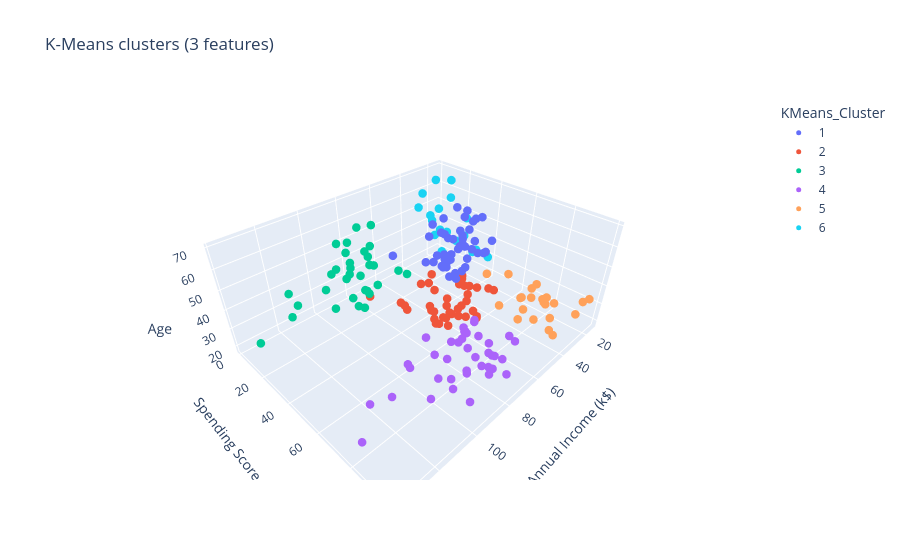

Notebook cell for this chart:
### Markdown cell above
## Visualising the clusters for Age, Annual Income and Spending Score (KMeans Model)

### Code cell
fig = px.scatter_3d(results, x=INCOME, y=SCORE, z=AGE, color="KMeans_Cluster", hover_data=["Gender"],
                    title="K-Means clusters (3 features)", **order)
fig.update_traces(marker_size=5)
fig.show()

### Figure 1 — Plotly figure (JSON) as saved in the notebook; plotly's stock layout.template omitted (floating-point values rounded to 4 significant figures)
{"data": [{"customdata": [["Female"], ["Female"], ["Female"], ["Male"], ["Female"], ["Male"], ["Female"], ["Male"], ["Male"], ["Male"], ["Female"], ["Female"], ["Male"], ["Female"], ["Female"], ["Male"], ["Female"], ["Female"], ["Female"], ["Male"], ["Female"], ["Female"], ["Male"], ["Male"], ["Female"], ["Male"], ["Female"], ["Female"], ["Female"], ["Male"], ["Female"], ["Male"], ["Female"], ["Male"], ["Male"], ["Female"], ["Male"], ["Male"], ["Male"], ["Male"], ["Female"], ["Female"], ["Female"], ["Female"], ["Female"]], "hovertemplate": "KMeans_Cluster=1<br>Annual Income (k$)=%{x}<br>Spending Score (1-100)=%{y}<br>Age=%{z}<br>Gender=%{customdata[0]}<extra></extra>", "legendgroup": "1", "marker": {"color": "#636efa", "size": 5, "symbol": "circle"}, "mode": "markers", "name": "1", "scene": "scene", "showlegend": true, "type": "scatter3d", "x": [38, 40, 42, 43, 43, 43, 44, 44, 46, 46, 47, 47, 48, 48, 48, 49, 49, 50, 50, 54, 54, 54, 54, 54, 54, 54, 57, 58, 59, 60, 60, 61, 62, 62, 62, 63, 63, 63, 63, 63, 65, 65, 67, 67, 79], "y": [35, 55, 52, 60, 45, 41, 50, 46, 46, 56, 52, 59, 51, 50, 48, 55, 42, 49, 56, 47, 53, 42, 51, 41, 44, 46, 58, 46, 55, 49, 47, 42, 48, 59, 56, 50, 46, 43, 48, 52, 43, 59, 43, 57, 35], "z": [65, 50, 49, 59, 50, 47, 51, 69, 53, 70, 67, 54, 63, 43, 68, 70, 47, 60, 60, 59, 45, 49, 57, 67, 46, 48, 55, 50, 68, 48, 47, 48, 49, 67, 49, 66, 54, 68, 66, 65, 63, 49, 51, 50, 56]}, {"customdata": [["Female"], ["Female"], ["Female"], ["Female"], ["Male"], ["Female"], ["Female"], ["Male"], ["Male"], ["Male"], ["Female"], ["Male"], ["Male"], ["Female"], ["Male"], ["Female"], ["Female"], ["Female"], ["Male"], ["Female"], ["Female"], ["Male"], ["Female"], ["Male"], ["Female"], ["Male"], ["Female"], ["Female"], ["Female"], ["Male"], ["Female"], ["Female"], ["Male"], ["Female"], ["Female"], ["Female"], ["Female"], ["Male"], ["Female"]], "hovertemplate": "KMeans_Cluster=2<br>Annual Income (k$)=%{x}<br>Spending Score (1-100)=%{y}<br>Age=%{z}<br>Gender=%{customdata[0]}<extra></extra>", "legendgroup": "2", "marker": {"color": "#EF553B", "size": 5, "symbol": "circle"}, "mode": "markers", "name": "2", "scene": "scene", "showlegend": true, "type": "scatter3d", "x": [39, 40, 40, 40, 42, 43, 46, 46, 48, 48, 48, 54, 54, 54, 54, 54, 57, 58, 59, 60, 60, 60, 60, 61, 62, 62, 62, 63, 64, 64, 65, 65, 67, 67, 69, 70, 72, 74, 76], "y": [61, 47, 42, 42, 60, 54, 51, 55, 59, 59, 47, 54, 48, 52, 55, 57, 55, 60, 41, 40, 42, 52, 50, 49, 41, 55, 42, 54, 42, 46, 48, 50, 56, 40, 58, 29, 34, 10, 40], "z": [31, 27, 29, 31, 33, 31, 27, 19, 18, 19, 32, 26, 40, 23, 38, 21, 22, 34, 18, 40, 32, 24, 27, 20, 23, 26, 21, 19, 38, 19, 18, 19, 27, 38, 40, 23, 25, 19, 28]}, {"customdata": [["Male"], ["Male"], ["Male"], ["Male"], ["Female"], ["Female"], ["Male"], ["Male"], ["Female"], ["Male"], ["Female"], ["Female"], ["Male"], ["Male"], ["Male"], ["Male"], ["Male"], ["Female"], ["Male"], ["Male"], ["Female"], ["Male"], ["Male"], ["Female"], ["Male"], ["Female"], ["Female"], ["Female"], ["Female"], ["Male"], ["Female"], ["Female"], ["Male"]], "hovertemplate": "KMeans_Cluster=3<br>Annual Income (k$)=%{x}<br>Spending Score (1-100)=%{y}<br>Age=%{z}<br>Gender=%{customdata[0]}<extra></extra>", "legendgroup": "3", "marker": {"color": "#00cc96", "size": 5, "symbol": "circle"}, "mode": "markers", "name": "3", "scene": "scene", "showlegend": true, "type": "scatter3d", "x": [71, 71, 71, 73, 73, 75, 77, 77, 78, 78, 78, 78, 78, 78, 81, 85, 86, 87, 87, 87, 88, 88, 93, 97, 98, 99, 101, 103, 103, 113, 120, 126, 137], "y": [35, 11, 9, 5, 7, 5, 12, 36, 22, 17, 20, 16, 1, 1, 5, 26, 20, 27, 13, 10, 13, 15, 14, 32, 15, 39, 24, 17, 23, 8, 16, 28, 18], "z": [43, 59, 47, 20, 44, 57, 25, 48, 34, 43, 44, 47, 37, 34, 19, 50, 42, 36, 40, 36, 52, 58, 59, 37, 46, 41, 54, 41, 34, 33, 47, 45, 32]}, {"customdata": [["Male"], ["Female"], ["Male"], ["Male"], ["Male"], ["Female"], ["Female"], ["Male"], ["Female"], ["Male"], ["Female"], ["Male"], ["Female"], ["Male"], ["Male"], ["Female"], ["Female"], ["Female"], ["Female"], ["Female"], ["Female"], ["Female"], ["Female"], ["Male"], ["Male"], ["Male"], ["Female"], ["Male"], ["Male"], ["Female"], ["Female"], ["Male"], ["Male"], ["Female"], ["Female"], ["Female"], ["Female"], ["Male"], ["Male"]], "hovertemplate": "KMeans_Cluster=4<br>Annual Income (k$)=%{x}<br>Spending Score (1-100)=%{y}<br>Age=%{z}<br>Gender=%{customdata[0]}<extra></extra>", "legendgroup": "4", "marker": {"color": "#ab63fa", "size": 5, "symbol": "circle"}, "mode": "markers", "name": "4", "scene": "scene", "showlegend": true, "type": "scatter3d", "x": [69, 70, 71, 71, 71, 72, 73, 73, 74, 75, 76, 77, 77, 78, 78, 78, 78, 78, 78, 79, 81, 85, 86, 87, 87, 87, 88, 88, 93, 97, 98, 99, 101, 103, 103, 113, 120, 126, 137], "y": [91, 77, 95, 75, 75, 71, 88, 73, 72, 93, 87, 97, 74, 90, 88, 76, 89, 78, 73, 83, 93, 75, 95, 63, 75, 92, 86, 69, 90, 86, 88, 97, 68, 85, 69, 91, 79, 74, 83], "z": [39, 31, 40, 38, 39, 31, 29, 32, 35, 32, 32, 28, 32, 34, 39, 38, 27, 30, 30, 29, 31, 36, 33, 32, 28, 36, 30, 27, 35, 32, 29, 30, 28, 36, 32, 38, 35, 32, 30]}, {"customdata": [["Male"], ["Male"], ["Female"], ["Female"], ["Female"], ["Female"], ["Female"], ["Female"], ["Male"], ["Male"], ["Female"], ["Male"], ["Male"], ["Male"], ["Male"], ["Female"], ["Female"], ["Male"], ["Female"], ["Female"], ["Female"], ["Male"], ["Female"]], "hovertemplate": "KMeans_Cluster=5<br>Annual Income (k$)=%{x}<br>Spending Score (1-100)=%{y}<br>Age=%{z}<br>Gender=%{customdata[0]}<extra></extra>", "legendgroup": "5", "marker": {"color": "#FFA15A", "size": 5, "symbol": "circle"}, "mode": "markers", "name": "5", "scene": "scene", "showlegend": true, "type": "scatter3d", "x": [15, 15, 16, 17, 18, 19, 19, 20, 20, 21, 23, 24, 25, 28, 28, 29, 30, 33, 33, 34, 37, 38, 39], "y": [39, 81, 77, 76, 94, 72, 99, 77, 79, 66, 98, 73, 73, 82, 61, 87, 73, 92, 81, 73, 75, 92, 65], "z": [19, 21, 23, 22, 23, 30, 35, 24, 22, 20, 35, 25, 31, 29, 35, 23, 21, 18, 21, 30, 20, 24, 24]}, {"customdata": [["Female"], ["Female"], ["Female"], ["Male"], ["Male"], ["Female"], ["Male"], ["Female"], ["Male"], ["Male"], ["Female"], ["Female"], ["Female"], ["Female"], ["Male"], ["Male"], ["Female"], ["Female"], ["Female"], ["Male"], ["Female"]], "hovertemplate": "KMeans_Cluster=6<br>Annual Income (k$)=%{x}<br>Spending Score (1-100)=%{y}<br>Age=%{z}<br>Gender=%{customdata[0]}<extra></extra>", "legendgroup": "6", "marker": {"color": "#19d3f3", "size": 5, "symbol": "circle"}, "mode": "markers", "name": "6", "scene": "scene", "showlegend": true, "type": "scatter3d", "x": [16, 17, 18, 19, 19, 20, 20, 21, 23, 24, 25, 28, 28, 29, 30, 33, 33, 34, 37, 39, 39], "y": [6, 40, 6, 3, 14, 15, 13, 35, 29, 35, 5, 14, 32, 31, 4, 4, 14, 17, 26, 36, 28], "z": [20, 31, 35, 64, 67, 58, 37, 35, 52, 35, 46, 54, 45, 40, 60, 53, 49, 42, 36, 48, 49]}], "layout": {"legend": {"title": {"text": "KMeans_Cluster"}, "tracegroupgap": 0}, "scene": {"domain": {"x": [0, 1], "y": [0, 1]}, "xaxis": {"title": {"text": "Annual Income (k$)"}}, "yaxis": {"title": {"text": "Spending Score (1-100)"}}, "zaxis": {"title": {"text": "Age"}}}, "title": {"text": "K-Means clusters (3 features)"}}}
